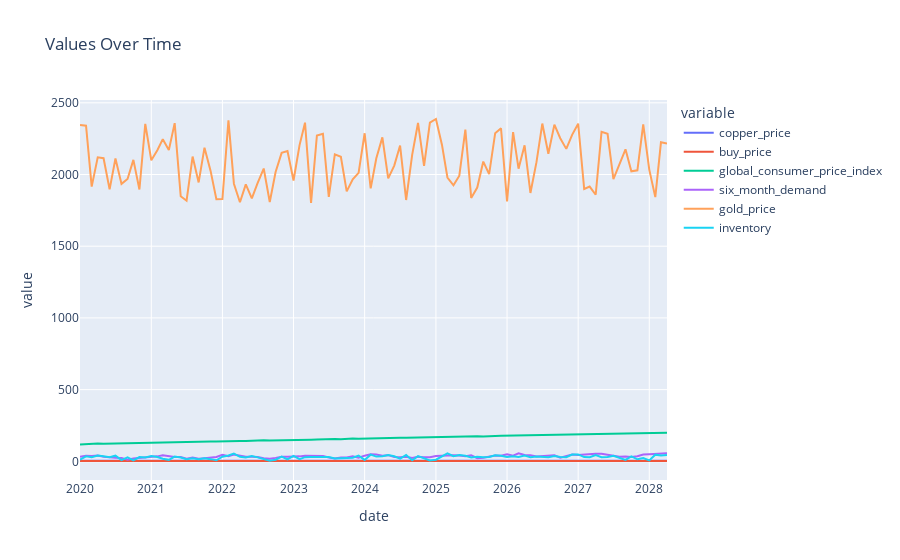

The notebook cell this image was saved under:
### Code cell
import plotly.express as px

fig = px.line(df, x='date', y=df.columns[1:], title="Values Over Time")

fig.show()
